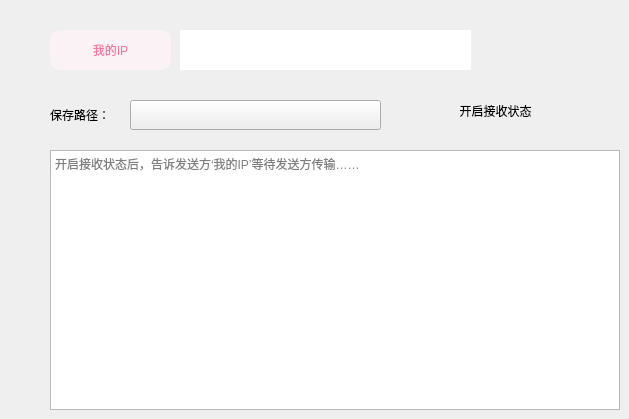
      <widget class="QWidget" name="page_7">
       <widget class="QToolButton" name="toolButton_14">
        <property name="geometry">
         <rect>
          <x>400</x>
          <y>80</y>
          <width>191</width>
          <height>61</height>
         </rect>
        </property>
        <property name="styleSheet">
         <string notr="true">font: 20pt &quot;微软雅黑&quot;;
border: 0px solid black;</string>
        </property>
        <property name="text">
         <string>开启接收状态</string>
        </property>
       </widget>
       <widget class="QLabel" name="label_30">
        <property name="geometry">
         <rect>
          <x>50</x>
          <y>100</y>
          <width>71</width>
          <height>30</height>
         </rect>
        </property>
        <property name="styleSheet">
         <string notr="true">border: 0px solid black;</string>
        </property>
        <property name="text">
         <string>保存路径：</string>
        </property>
       </widget>
       <widget class="QPushButton" name="pushButton_2">
        <property name="geometry">
         <rect>
          <x>130</x>
          <y>100</y>
          <width>251</width>
          <height>30</height>
         </rect>
        </property>
        <property name="text">
         <string/>
        </property>
       </widget>
       <widget class="QTextBrowser" name="textBrowser_3">
        <property name="geometry">
         <rect>
          <x>50</x>
          <y>150</y>
          <width>570</width>
          <height>260</height>
         </rect>
        </property>
        <property name="placeholderText">
         <string>开启接收状态后，告诉发送方‘我的IP’等待发送方传输……</string>
        </property>
       </widget>
       <widget class="QToolButton" name="toolButton_12">
        <property name="geometry">
         <rect>
          <x>50</x>
          <y>30</y>
          <width>121</width>
          <height>40</height>
         </rect>
        </property>
        <property name="styleSheet">
         <string notr="true">background:#faf2f5;
color:#f6769d;

font: 75 22pt &quot;微软雅黑&quot;;
border-radius:10px;</string>
        </property>
        <property name="text">
         <string>我的IP</string>
        </property>
       </widget>
       <widget class="QTextBrowser" name="textBrowser_2">
        <property name="geometry">
         <rect>
          <x>180</x>
          <y>30</y>
          <width>291</width>
          <height>40</height>
         </rect>
        </property>
        <property name="styleSheet">
         <string notr="true">font: 15pt &quot;微软雅黑&quot;;
border-radius:5px;</string>
        </property>
       </widget>
      </widget>
